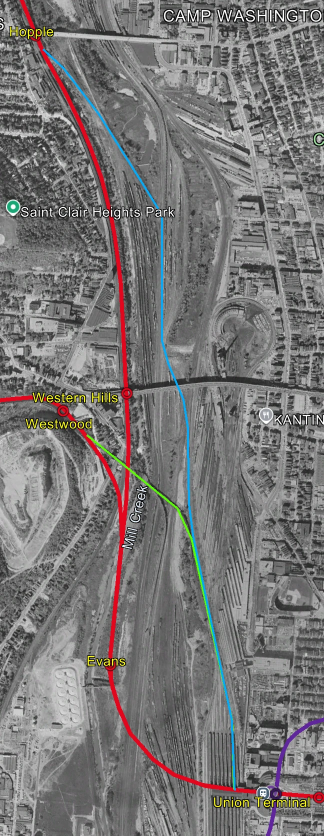
#> input picture data/reference/rer1_historic_approaches.webp, 648 x 1671 px, given in place of rer1_historic_approaches.webp_bins.png, which was not available (shown at 1/2 size)
$ python rail_tracks_sweep.py ../../../../../../data/reference/rer1_historic_approaches.webp
#> lines starting #> are read from the running program, lines starting #| are printed output that depends on the picture
"""SWEEP VERSION (rail-rules, 21 Nov 2026): proposed/rail_tracks.py as it stood when sweep44.py ran, i.e. with the railroad gap join
(rr_join), which the held-out sweep then rejected (no gain on plate 44 at any radius) and which was taken out of the proposal.
Used only by sweep44.py.

The rules' rail finds of a plate as tracks for the line editor (19 November 2026).

    cd data/sanborn
    python ../../tools/sanborn/unet/rail_tracks.py N [N ...]      or  --all  (every plate that has unet_data/N_bins.png)

Ben, 19 November 2026: the rules run on every plate (run_plates.py), "and then you put them into the line editor program
for me to check". The ink the rules call railroad (bin 4) and streetcar (bin 5) is turned into lines he can delete, move
or keep, so a plate is checked instead of drawn from nothing:
  railroad   the bin is closed (7 px), thinned to its centre line, the ticks (side branches under 24 px) cut off, and
             the centre line followed from end to end; at a switch the two pieces that run straight on are one track;
  streetcar  every heavy dash is a short straight piece; dashes that follow one another along a line (an end within
             TRACKS['car_reach'] px of the next dash's end, within 25 degrees) are joined into one track.
Writes unet_data/N_rail_rule.json: {plate, made, note, tracks: [{kind, pts, src: 'rule'}]} in full-size px.

21 November 2026, after the batch of 109 plates was scored against Ben's 28 tracks on plate 44 and his 10 checked
streetcar tracks on 1A (data/sanborn/bench_2026-11-21/rail-rules; tuned on one half of plate 44, checked on the other):
  - a railroad track shorter than TRACKS['rr_alone'][0] px with no other railroad track within TRACKS['rr_alone'][1] px
    is dropped: on plates that were never placed these are lot lines with hook marks, and lines of figures
  - streetcar dashes are joined across a longer gap (TRACKS['car_reach'], was 150 px): the dashes stop under street
    names and labels printed over the line
These are the rules' guess and nothing more. A track is Ben's only once he has kept it in the editor
(picks22_guided/22-N/rail_ben.json), and this script never writes there.
"""
import json, os, re, sys, time
import numpy as np
import cv2
from scipy.spatial import cKDTree

N8 = [(-1, -1), (-1, 0), (-1, 1), (0, -1), (0, 1), (1, -1), (1, 0), (1, 1)]
TRACKS = dict(rr_join=30, rr_join_ang=25, rr_alone=(600, 60), car_reach=350)   # see the note above (21 November 2026)


def thin(m):
    """the mask worn down to a centre line one pixel wide (Zhang and Suen's thinning, on the mask's own pixels only:
    a plate is 70 million pixels and its rail a few hundred thousand), then the corners of its stair steps taken off"""
    a = np.pad(m > 0, 1); OFF = [(-1, 0), (-1, 1), (0, 1), (1, 1), (1, 0), (1, -1), (0, -1), (-1, -1)]   # P2..P9, clockwise from north
    ys, xs = np.nonzero(a)
    while True:
        gone = 0
        for step in (0, 1):
            P = [a[ys + dy, xs + dx] for dy, dx in OFF]; B = np.sum(P, axis=0); A = sum((~P[k]) & P[(k + 1) % 8] for k in range(8))
            c = ~(P[0] & P[2] & P[4]) & ~(P[2] & P[4] & P[6]) if step == 0 else ~(P[0] & P[2] & P[6]) & ~(P[0] & P[4] & P[6])
            d = (B >= 2) & (B <= 6) & (A == 1) & c; a[ys[d], xs[d]] = False; ys, xs = ys[~d], xs[~d]; gone += int(d.sum())
        if not gone: break
    for r in range(4):   # a pixel in the corner of a stair step: its two neighbours touch each other without it
        P = [a[ys + dy, xs + dx] for dy, dx in OFF]; i = 2 * r
        d = P[i] & P[(i + 2) % 8] & ~P[(i + 4) % 8] & ~P[(i + 5) % 8] & ~P[(i + 6) % 8]; a[ys[d], xs[d]] = False; ys, xs = ys[~d], xs[~d]
    return a[1:-1, 1:-1]


def graph(sk):
    """the centre line as pieces between ends and forks: [(path of (x, y), end kind at start, end kind at finish)], kind 1 = a free end"""
    ys, xs = np.nonzero(sk); S = set(zip(ys.tolist(), xs.tolist()))
    nb = {p: [(p[0] + dy, p[1] + dx) for dy, dx in N8 if (p[0] + dy, p[1] + dx) in S] for p in S}
    node = {p for p in S if len(nb[p]) != 2}; out = []; seen = set()
    for p in node:
        for q in nb[p]:
            if (p, q) in seen: continue
            path = [p, q]; seen.add((p, q))
            while path[-1] not in node:
                a = path[-1]; nxt = [r for r in nb[a] if r != path[-2]]
                if not nxt: break
                path.append(nxt[0])
            if path[-1] in node: seen.add((path[-1], path[-2]))
            out.append(([(x, y) for y, x in path], len(nb[p]), len(nb[path[-1]]) if path[-1] in node else 1))
    return out


def plen(p):
    p = np.asarray(p, float); return float(np.hypot(*np.diff(p, axis=0).T).sum())


def railroad_tracks(m, spur=24, short=60, join=None):
    m = cv2.morphologyEx(m, cv2.MORPH_CLOSE, cv2.getStructuringElement(cv2.MORPH_ELLIPSE, (7, 7)))
    sk = thin(m)
    for _ in range(3):   # cut the ticks off: a side branch under `spur` px that ends free
        cut = 0
        for path, k0, k1 in graph(sk):
            if (k0 == 1) != (k1 == 1) and len(path) < spur:
                for x, y in (path[:-1] if k0 == 1 else path[1:]): sk[y, x] = False
                cut += 1
        if not cut: break
        sk = thin(sk)
    P = [np.array(p, float) for p, _, _ in graph(sk) if len(p) >= 4]
    while True:   # at a switch the two pieces that run straight on are one track
        E = np.array([q for p in P for q in (p[0], p[-1])]).reshape(-1, 2); best = None
        if len(E) < 4: break
        def out_dir(k):
            p = P[k // 2]; n = min(len(p) - 1, 14); d = (p[0] - p[n]) if k % 2 == 0 else (p[-1] - p[-1 - n]); return d / max(1e-6, np.hypot(*d))
        for a, b in cKDTree(E).query_pairs(4.5):
            if a // 2 == b // 2: continue
            c = float(out_dir(a) @ out_dir(b))
            if c < -0.85 and (best is None or c < best[0]): best = (c, a, b)
        if best is None: break
        _, a, b = best; pa = P[a // 2] if a % 2 else P[a // 2][::-1]; pb = P[b // 2][::-1] if b % 2 else P[b // 2]   # pa ends at the switch, pb starts there
        P = [p for k, p in enumerate(P) if k not in (a // 2, b // 2)] + [np.vstack([pa, pb])]
    join = TRACKS['rr_join'] if join is None else join; cj = np.cos(np.radians(TRACKS['rr_join_ang']))
    while join:   # a track broken by a gap in its ink (on plate 44, where it crosses a crease in the paper): two free ends
        E = np.array([q for p in P for q in (p[0], p[-1])]).reshape(-1, 2); best = None   # within `join` px that face each other and run straight on are one track
        if len(E) < 4: break
        def out_dir(k):
            p = P[k // 2]; n = min(len(p) - 1, 14); d = (p[0] - p[n]) if k % 2 == 0 else (p[-1] - p[-1 - n]); return d / max(1e-6, np.hypot(*d))
        for a, b in cKDTree(E).query_pairs(join):
            if a // 2 == b // 2: continue
            v = E[b] - E[a]; L = np.hypot(*v)
            if L < 4.5 or out_dir(a) @ v < cj * L or out_dir(b) @ -v < cj * L: continue
            if best is None or L < best[0]: best = (L, a, b)
        if best is None: break
        _, a, b = best; pa = P[a // 2] if a % 2 else P[a // 2][::-1]; pb = P[b // 2][::-1] if b % 2 else P[b // 2]
        P = [p for k, p in enumerate(P) if k not in (a // 2, b // 2)] + [np.vstack([pa, pb])]
    out = []
    for p in P:
        if plen(p) < short: continue
        out.append(cv2.approxPolyDP(p.astype(np.float32)[:, None, :], 3.0, False)[:, 0, :].astype(float))
    return out


def streetcar_tracks(m, reach=None, ang=25, short=150):
    reach = TRACKS['car_reach'] if reach is None else reach
    m = cv2.morphologyEx(m, cv2.MORPH_CLOSE, np.ones((5, 5), np.uint8)); n, lb, st, _ = cv2.connectedComponentsWithStats(m, connectivity=8)
    D = []   # dashes: (end, end, direction)
    for i in range(1, n):
        if st[i, 4] < 150: continue
        x, y, w, h = st[i, :4]; ys, xs = np.nonzero(lb[y:y + h, x:x + w] == i); q = np.c_[xs + x, ys + y].astype(float); c = q.mean(0)
        d = np.linalg.svd(q - c, full_matrices=False)[2][0]; t = (q - c) @ d; D.append((c + t.min() * d, c + t.max() * d, d))
    if len(D) < 2: return []
    E = np.array([e for a, b, _ in D for e in (a, b)]); O = np.array([o for _, _, d in D for o in (-d, d)]); cosa = np.cos(np.radians(ang)); best = {}
    for k, js in enumerate(cKDTree(E).query_ball_point(E, reach)):
        for j in js:
            if j // 2 == k // 2: continue
            v = E[j] - E[k]; L = np.hypot(*v)
            if np.hypot(*(E[j ^ 1] - E[k])) < L: continue                  # the far end of that dash
            if abs(O[k] @ O[j]) < cosa: continue                           # the two dashes do not run the same way
            if L > 10 and ((v @ O[k]) / L < cosa or abs(v[0] * O[k][1] - v[1] * O[k][0]) > 18): continue   # not straight on from this end
            if k not in best or L < best[k][0]: best[k] = (L, j)
    link = {k: j for k, (L, j) in best.items() if best.get(j, (0, -1))[1] == k}; used = set(); out = []
    for s in range(len(E)):   # start at a free end and walk the chain
        if s in link or s // 2 in used: continue
        pts = []; k = s
        while True:
            used.add(k // 2); pts += [E[k], E[k ^ 1]]; j = link.get(k ^ 1)
            if j is None or j // 2 in used: break
            k = j
        p = np.array(pts)
        if len(p) >= 4 and plen(p) >= short: out.append(cv2.approxPolyDP(p.astype(np.float32)[:, None, :], 2.5, False)[:, 0, :].astype(float))
    return out


def drop_alone(P, short, near):
    """the railroad tracks shorter than `short` px with no other railroad track within `near` px of them are dropped. On
    plates never placed (no street map) a lot line with hook marks, or a line of figures, passes the tick rule now and
    then; such a row is short and stands by itself, where a real spur or siding runs off another track"""
    S = []
    for p in P:
        q = [p[:1]] + [a[None] + np.linspace(0, 1, max(2, int(np.hypot(*(b - a)) / 5) + 1))[1:, None] * (b - a)[None] for a, b in zip(p[:-1], p[1:])]; S.append(np.vstack(q))
    if len(P) < 2: return [p for p in P if plen(p) >= short]
    who = np.concatenate([np.full(len(s), i) for i, s in enumerate(S)]); T = cKDTree(np.vstack(S)); keep = []
    for i, p in enumerate(P):
        if plen(p) >= short or any((who[js] != i).any() for js in T.query_ball_point(S[i], near) if js): keep.append(p)
    return keep


def tracks(B):
    """the bins of a plate (ink_bins.py) -> its rule tracks [{kind, src, pts}]"""
    rr = railroad_tracks((B == 4).astype(np.uint8)); car = streetcar_tracks((B == 5).astype(np.uint8))
    if TRACKS['rr_alone']: rr = drop_alone(rr, *TRACKS['rr_alone'])
    return [dict(kind=k, src='rule', pts=[[round(float(x), 1), round(float(y), 1)] for x, y in p]) for k, P in (('railroad', rr), ('streetcar', car)) for p in P]


def run(N):
    f = f'unet_data/{N}_bins.png'; B = cv2.imread(f, 0); t0 = time.time()
#> after `B = cv2.imread(f, 0)`:
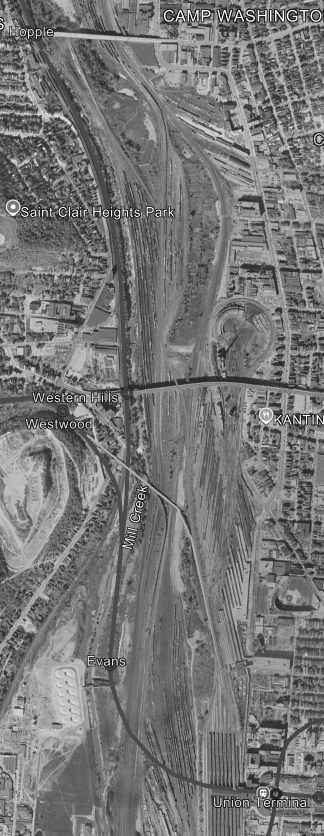
#> B: shape (1671, 648) (shown at 1/2 size); min 0, max 255, mean 118.7
    if B is None: print(f'plate {N}: no {f}'); return
    tr = tracks(B); rr = [t['pts'] for t in tr if t['kind'] == 'railroad']; car = [t['pts'] for t in tr if t['kind'] == 'streetcar']
#> in railroad_tracks, `m = cv2.morphologyEx(m, cv2.MORPH_CLOSE, cv2.getStructuringElement(cv2..`:
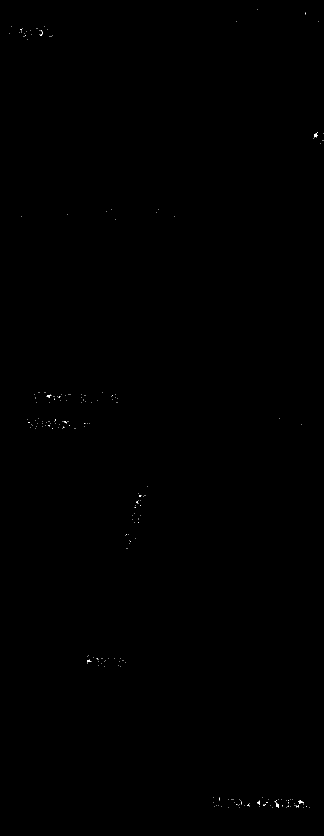
#> m: shape (1671, 648) (shown at 1/2 size); values 0 (black) and 1 (white), 0.05% white in thin lines or dots
#> in thin, `a = np.pad(m > 0, 1)`: a: shape (1673, 650) bool; 0.05% white in thin lines or dots
#> in thin, `ys, xs = np.nonzero(a)`: ys = 569 values from 20 to 1615; xs = 569 values, max 647 at index 65, min 20 at index 33, mean 340.9
#> after the loop in thin, `while True:`: a: shape (1673, 650) bool; 0.03% white in thin lines or dots
#> after the loop in thin, `while True:`: xs = 380 values, max 647 at index 51, min 20 at index 31, mean 302.7; ys = 380 values from 20 to 1615
#> after the loop in thin, `for r in range(4):`: a: shape (1673, 650) bool; 0.03% white in thin lines or dots
#> after the loop in thin, `for r in range(4):`: xs = 373 values, max 647 at index 48, min 20 at index 29, mean 302.7; ys = 373 values from 20 to 1615
#> in thin, `return a[1:-1, 1:-1]`: returned value: shape (1671, 648) bool; 0.03% white in thin lines or dots
#> in railroad_tracks, `P = [np.array(p, float) for p, _, _ in graph(sk) if len(p) >= 4]`: P = 14 point arrays, longest 11 points
#> the loop in railroad_tracks, `while join:` made 1 pass
#> in railroad_tracks, `out = []`: out = []
#> the loop in railroad_tracks, `for p in P:` made 14 passes
#> in streetcar_tracks, `m = cv2.morphologyEx(m, cv2.MORPH_CLOSE, np.ones((5, 5), np.uint8))`:
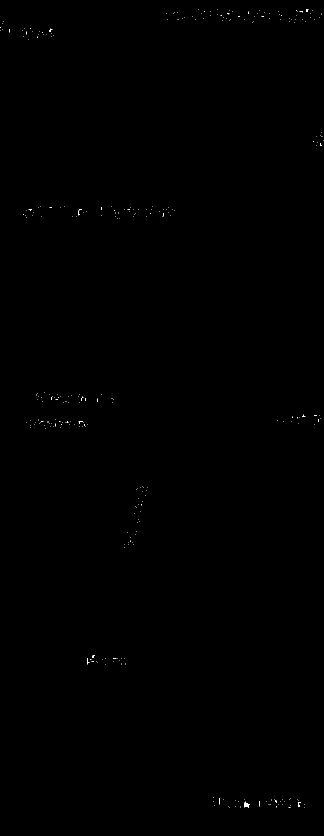
#> m: shape (1671, 648) (shown at 1/2 size); values 0 (black) and 1 (white), 0.07% white in thin lines or dots
#> in streetcar_tracks, `n, lb, st, _ = cv2.connectedComponentsWithStats(m, connectivity=8)`: lb: shape (1671, 648) int32; 313 distinct labels, from 0 to 312
#> in streetcar_tracks, `n, lb, st, _ = cv2.connectedComponentsWithStats(m, connectivity=8)`: n = 313; st = 313 rows, first 6: [0, 0, 648, 1671, 1082080], [397, 19, 1, 1, 1], [434, 19, 1, 1, 1], [612, 19, 5, 5, 21], [459, 21, 1, 1, 1], [519, 20, 1, 1, 1]
#> after the loop in streetcar_tracks, `for i in range(1, n):`: D = []
#> after `tr = tracks(B)`: tr = []
#> after `rr = [t['pts'] for t in tr if t['kind'] == 'railroad']`: rr = []
#> after `car = [t['pts'] for t in tr if t['kind'] == 'streetcar']`: car = []
    o = f'unet_data/{N}_rail_rule.json'
#> (the run stopped early here; a loop or call above may not have finished)
